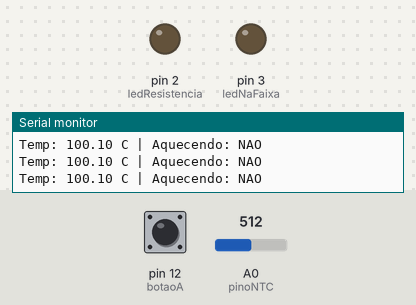
Bench run of a sketch on a simulated Arduino Uno, built with avr-gcc and run on an emulated ATmega328P. Parts: output pins drawn as LEDs (lit = HIGH), the last lines printed to the serial monitor. Dashed ring = blinking. Inputs (shaded band) come from the test bench; at power-on: pin 12 (botaoA) HIGH, A0 (pinoNTC) = 512.

Above: at 1.2 s.
1.3 s: pin 12 (botaoA) pulled LOW for 1 s
At 1.66 s:
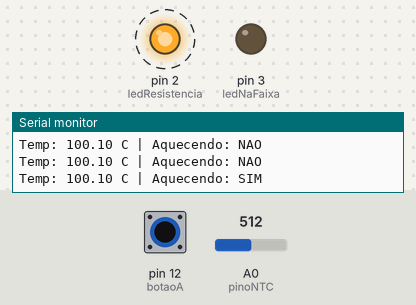
6.9 s: pin 12 (botaoA) pulled LOW for 0.15 s
At 8.5 s:
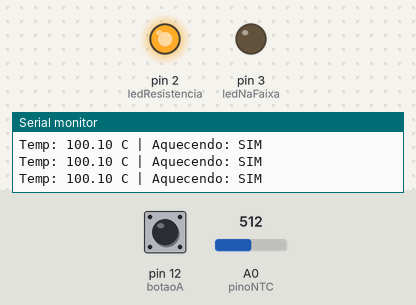
10.0 s: pin 12 (botaoA) pulled LOW for 3.2 s
At 14.3 s:
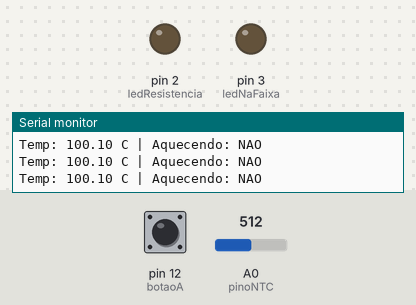
Timing chart, 0 to 15.7 s (numbered marks = the images above; inputs shaded):
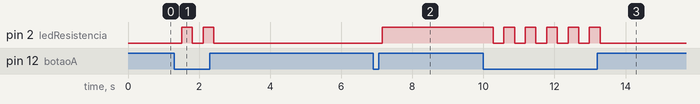

The sketch:

Ex18.ino
```cpp
const int pinoNTC = A0;
const int ledResistencia = 2;
const int ledNaFaixa = 3;     // LED 2
const int botaoA = 12;
bool sistemaLigado = false;
bool aquecendo = false;

void setup() {
  pinMode(ledResistencia, OUTPUT);
  pinMode(ledNaFaixa, OUTPUT);
  pinMode(botaoA, INPUT_PULLUP);
  Serial.begin(9600);
}

void loop() {
  int leitura = analogRead(pinoNTC);
  float temperatura = (leitura * 200.0) / 1023.0;
  if (digitalRead(botaoA) == LOW) {
    delay(200);
    sistemaLigado = !sistemaLigado;

    if (!sistemaLigado) {
      aquecendo = false;
    }
  }

  if (sistemaLigado) {
    if (temperatura <= 150.0) {
      aquecendo = true;
    }
    else if (temperatura >= 160.0) {
      aquecendo = false;
    }
  } else {
    aquecendo = false;
  }
  if (temperatura >= 150.0 && temperatura <= 160.0 && sistemaLigado) {
    digitalWrite(ledNaFaixa, HIGH);
  } else {
    digitalWrite(ledNaFaixa, LOW);
  }
  digitalWrite(ledResistencia, aquecendo ? HIGH : LOW);
  Serial.print("Temp: ");
  Serial.print(temperatura);
  Serial.print(" C | Aquecendo: ");
  Serial.println(aquecendo ? "SIM" : "NAO");
  delay(100);
}
```

Measured:
- after the input at 1.3 s, pin 2 (ledResistencia): alternates HIGH for 0.30 s and LOW for 0.30 s, 4 changes in all, then stays LOW, starting after 0.21 s
- after the input at 6.9 s, pin 2 (ledResistencia): LOW → HIGH after 0.25 s
- after the input at 10.0 s, pin 2 (ledResistencia): alternates HIGH for 0.30 s and LOW for 0.30 s, 11 changes in all, then stays LOW, starting after 0.27 s
